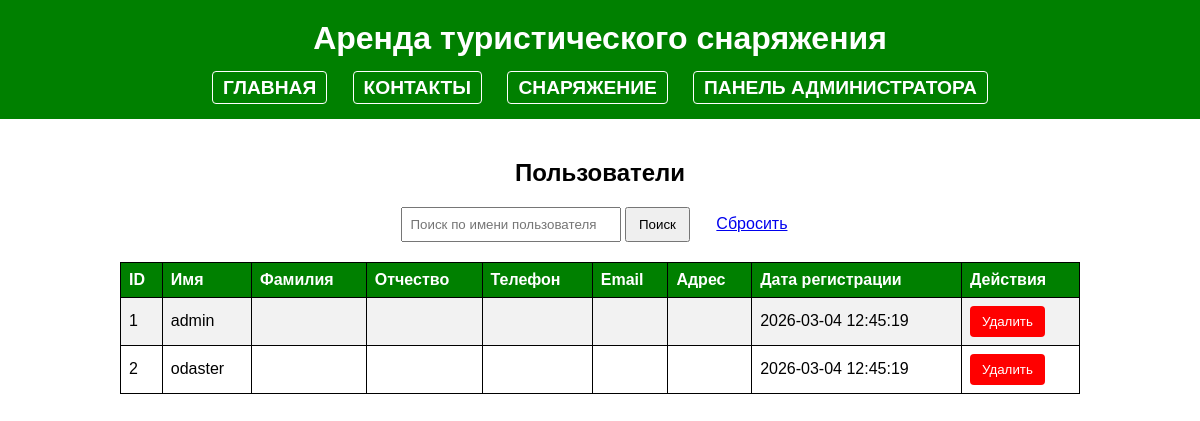
The app's page /php/users.php (signed in) with its own data.
### tables this page shows
CREATE TABLE Users (
    user_id INT AUTO_INCREMENT PRIMARY KEY,
    user_name VARCHAR(25) UNIQUE NOT NULL,
    user_password VARCHAR(25) NOT NULL,
    user_lastname VARCHAR(30) null,
    user_persname VARCHAR(30) null ,
    user_patronymic VARCHAR(30) null,
    user_phone VARCHAR(30) unique null,
    user_email VARCHAR(30) unique null,
    user_adres TEXT null,
    registration_date DATETIME 
);

### php/users.php (the view, shortened to what this page needs)
<?php
$servername = "localhost";
$username = "root";
$password = "12345";
$dbname = "rental_app";
$conn = new mysqli($servername, $username, $password, $dbname);
$sql = "SELECT * FROM Users";
$result = $conn->query($sql);
?>
<!DOCTYPE html>
<html>
<head>
</head>
<body>
  <header>
    <h1>Аренда туристического снаряжения</h1>
    <div class="navigation">
      <a href="index.php">Главная</a>
      <a href="contact.php">Контакты</a>
      <a href="equipment.php">Снаряжение</a>
      <a href="admin.php">Панель администратора</a>
    </div>
  </header>
  <div class="container">
    <h2 class="center-text">Пользователи</h2>
    <div class="search-form">
      <form method="GET" action="users.php">
        <input type="text" name="search" class="search-input" placeholder="Поиск по имени пользователя">
        <input type="submit" class="search-button" value="Поиск">
        <a href="users.php" class="reset-button">Сбросить</a>
      </form>
    </div>
    <table>
      <tr>
        <th>ID</th>
        <th>Имя</th>
        <th>Фамилия</th>
        <th>Отчество</th>
        <th>Телефон</th>
        <th>Email</th>
        <th>Адрес</th>
        <th>Дата регистрации</th>
        <th>Действия</th>
      </tr>
      <?php
        if ($result->num_rows > 0) {
          while($row = $result->fetch_assoc()) {
            echo "<tr>";
            echo "<td>" . $row["user_id"] . "</td>";
            echo "<td>" . $row["user_name"] . "</td>";
            echo "<td>" . $row["user_lastname"] . "</td>";
            echo "<td>" . $row["user_patronymic"] . "</td>";
            echo "<td>" . $row["user_phone"] . "</td>";
            echo "<td>" . $row["user_email"] . "</td>";
            echo "<td>" . $row["user_adres"] . "</td>";
            echo "<td>" . $row["registration_date"] . "</td>";
            echo "<td>";
            echo "<form method='POST' onsubmit='return confirm(\"Вы уверены, что хотите удалить этого пользователя?\")'>";
            echo "<button type='submit' name='delete-user' value='" . $row["user_id"] . "' class='delete-button'>Удалить</button>";
            echo "</form>";
            echo "</td>";
            echo "</tr>";
          }
        } else {
          echo "<tr><td colspan='9'>Нет пользователей</td></tr>";
        }
      ?>
    </table>
  </div>
</body>
</html>

### php/users.php (style rules this page uses)
body { background-color: #ffffff; color: #000000; font-family: Arial, sans-serif; margin: 0; padding: 0; }
header { background-color: #008000; color: #ffffff; padding: 20px; text-align: center; }
h1 { margin: 0; }
.navigation { text-align: center; margin-top: 20px; font-size: 1.2rem; text-transform: uppercase; font-weight: 700; }
.navigation a { margin: 0 10px; text-decoration: none; color: #ffffff; border: 1px solid #ffffff; padding: 5px 10px; border-radius: 4px; transition: background-color 0.3s ease, color 0.3s ease, border-color 0.3s ease; }
.container { max-width: 960px; margin: 0 auto; padding: 20px; }
.center-text { text-align: center; }
table { width: 100%; border-collapse: collapse; margin-top: 20px; }
th, td { border: 1px solid #000000; padding: 8px; text-align: left; }
th { background-color: #008000; color: #ffffff; }
tr:nth-child(even) { background-color: #f2f2f2; }
.search-form { margin-top: 20px; text-align: center; }
.search-input { padding: 8px; width: 200px; }
.search-button { padding: 8px 12px; }
.reset-button { padding: 8px 12px; margin-left: 10px; }
.delete-button { padding: 8px 12px; background-color: #ff0000; color: #ffffff; border: none; border-radius: 4px; cursor: pointer; }

### records on screen
users: user_id "1", user_name "admin", registration_date "2026-03-04 12:45:19"
users: user_id "2", user_name "odaster", registration_date "2026-03-04 12:45:19"
